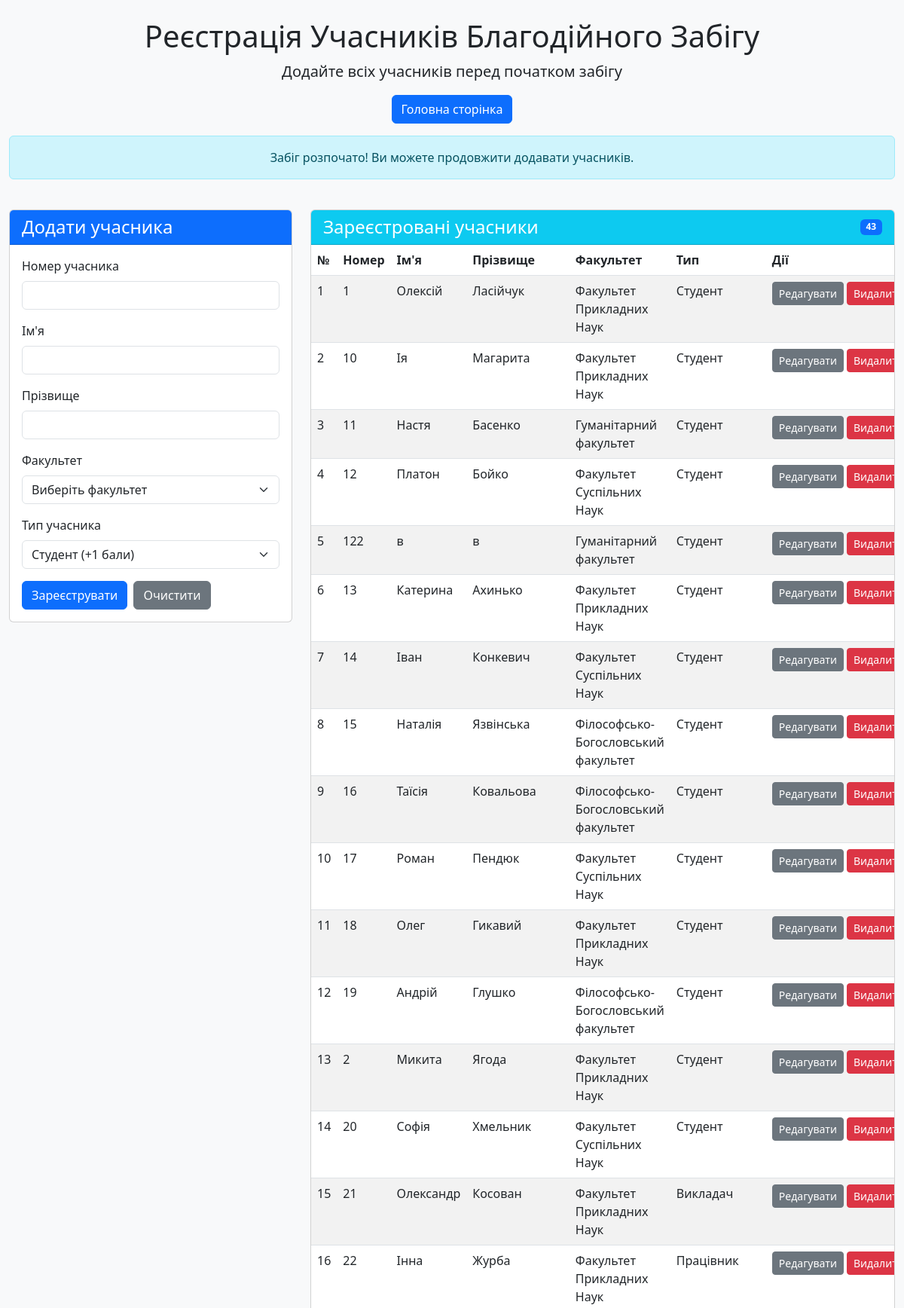
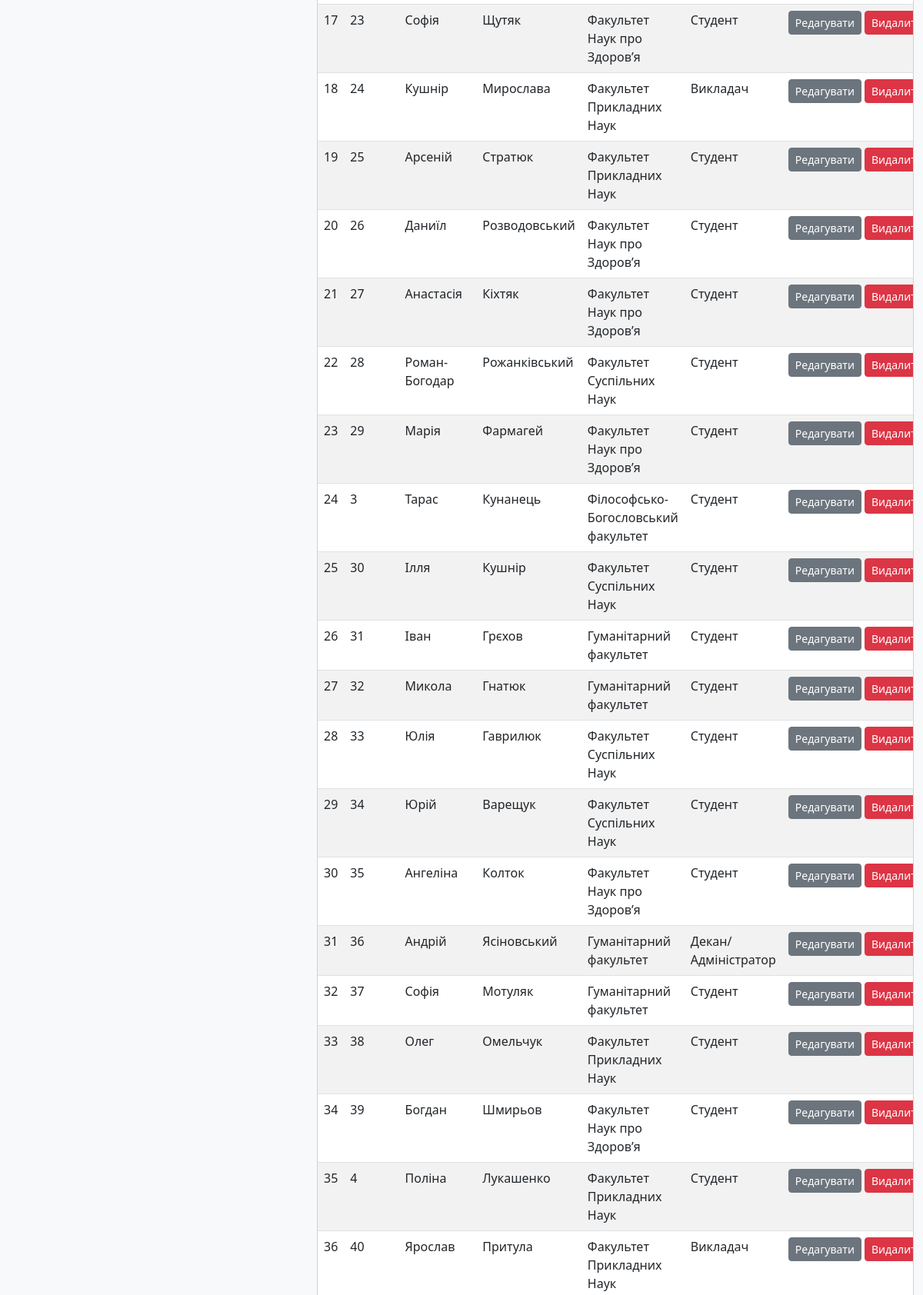
/participants (upper part), run on the app's committed database (2 pictures, top to bottom).
### tables this page shows
CREATE TABLE participants (
            id INTEGER PRIMARY KEY AUTOINCREMENT,
            number TEXT UNIQUE NOT NULL,
            first_name TEXT NOT NULL,
            last_name TEXT NOT NULL,
            faculty TEXT NOT NULL,
            participant_type TEXT NOT NULL,
            registration_time DATETIME DEFAULT CURRENT_TIMESTAMP
        );

### app.py (the view)
@app.route('/participants')
def participants():
    conn = get_db_connection()
    participants = conn.execute(
        'SELECT * FROM participants ORDER BY number'
    ).fetchall()
    status = conn.execute('SELECT status, registration_open FROM event_status WHERE id = 1').fetchone()
    conn.close()
    return render_template(
        'participants.html',
        participants=participants,
        faculties=FACULTIES,
        participant_types=PARTICIPANT_TYPES,
        event_status=status
    )

### app.py (called while the page is built)
def get_db_connection():
    conn = sqlite3.connect(app.config['DATABASE'])
    conn.row_factory = sqlite3.Row
    return conn

### templates/participants.html (shortened to what this page needs)
<!DOCTYPE html>
<html lang="uk">
<head>
    <link href="https://cdn.jsdelivr.net/npm/bootstrap@5.3.0/dist/css/bootstrap.min.css" rel="stylesheet">
    <link rel="stylesheet" href="{{ url_for('static', filename='css/style.css') }}">
</head>
<body>
    <div class="container-fluid py-4">
        <div class="row">
            <div class="col-12 text-center mb-4">
                <h1>Реєстрація Учасників Благодійного Забігу</h1>
                <p class="lead">Додайте всіх учасників перед початком забігу</p>
                <div class="d-flex justify-content-center gap-3 mb-3">
                    <a href="/" class="btn btn-primary">Головна сторінка</a>
                </div>
                {% if event_status.status == 'running' %}
                <div class="alert alert-info">
                    Забіг розпочато! Ви можете продовжити додавати учасників.
                </div>
                {% endif %}
            </div>
        </div>
        <div class="row">
            <div class="col-lg-4 mb-4">
                <div class="card">
                    <div class="card-header bg-primary text-white">
                        <h2 class="h4 mb-0">Додати учасника</h2>
                    </div>
                    <div class="card-body">
                        <form id="registration-form">
                            <div class="mb-3">
                                <label for="participant-number" class="form-label">Номер учасника</label>
                                <input type="text" class="form-control" id="participant-number" required>
                            </div>
                            <div class="mb-3">
                                <label for="participant-first-name" class="form-label">Ім'я</label>
                                <input type="text" class="form-control" id="participant-first-name" required>
                            </div>
                            <div class="mb-3">
                                <label for="participant-last-name" class="form-label">Прізвище</label>
                                <input type="text" class="form-control" id="participant-last-name" required>
                            </div>
                            <div class="mb-3">
                                <label for="participant-faculty" class="form-label">Факультет</label>
                                <select class="form-select" id="participant-faculty" required>
                                    <option value="" selected disabled>Виберіть факультет</option>
                                </select>
                            </div>
                            <div class="mb-3">
                                <label for="participant-type" class="form-label">Тип учасника</label>
                                <select class="form-select" id="participant-type" required>
                                    {% for id, details in participant_types.items() %}
                                    <option value="{{ id }}">{{ details.name }} (+{{ details.points }} бали)</option>
                                    {% endfor %}
                                </select>
                            </div>
                            <div class="d-flex gap-2">
                                <button type="submit" class="btn btn-primary" id="submit-btn">Зареєструвати</button>
                                <button type="button" class="btn btn-secondary" id="reset-form-btn">Очистити</button>
                            </div>
                        </form>
                    </div>
                </div>
            </div>
            <div class="col-lg-8 mb-4">
                <div class="card">
                    <div class="card-header bg-info text-white d-flex justify-content-between align-items-center">
                        <h2 class="h4 mb-0">Зареєстровані учасники</h2>
                        <span class="badge bg-primary" id="participants-count">{{ participants|length }}</span>
                    </div>
                    <div class="card-body p-0">
                        {% if participants|length > 0 %}
                        <div class="table-responsive">
                            <table class="table table-striped table-hover mb-0" id="participants-table">
                                <thead>
                                    <tr>
                                        <th>№</th>
                                        <th>Номер</th>
                                        <th>Ім'я</th>
                                        <th>Прізвище</th>
                                        <th>Факультет</th>
                                        <th>Тип</th>
                                        <th>Дії</th>
                                    </tr>
                                </thead>
                                <tbody id="participants-body">
                                    {% for p in participants %}
                                    <tr data-id="{{ p.id }}">
                                        <td>{{ loop.index }}</td>
                                        <td>{{ p.number }}</td>
                                        <td>{{ p.first_name }}</td>
                                        <td>{{ p.last_name }}</td>
                                        <td>{{ p.faculty }}</td>
                                        <td>{{ participant_types[p.participant_type].name }}</td>
                                        <td>
                                            <div class="d-flex gap-1">
                                                <button class="btn btn-sm btn-secondary edit-btn" data-id="{{ p.id }}">
                                                    Редагувати
                                                </button>
                                                <button class="btn btn-sm btn-danger delete-btn" data-id="{{ p.id }}">
                                                    Видалити
                                                </button>
                                            </div>
                                        </td>
                                    </tr>
                                    {% endfor %}
                                </tbody>
                            </table>
                        </div>
                        {% else %}
                        <div class="text-center p-4">
                            <p>Ще немає зареєстрованих учасників</p>
                        </div>
                        {% endif %}
                    </div>
                </div>
            </div>
        </div>
    </div>
</body>
</html>

### static/css/style.css (style rules this page uses)
body { background-color: #f8f9fa; }

### data on the page
participants: number "1", first_name "Олексій", last_name "Ласійчук", faculty "Факультет Прикладних Наук", participant_type "Студент"
participants: number "10", first_name "Ія", last_name "Магарита", faculty "Факультет Прикладних Наук", participant_type "Студент"
participants: number "11", first_name "Настя", last_name "Басенко", faculty "Гуманітарний факультет", participant_type "Студент"
participants: number "12", first_name "Платон", last_name "Бойко", faculty "Факультет Суспільних Наук", participant_type "Студент"
participants: number "122", first_name "в", last_name "в", faculty "Гуманітарний факультет", participant_type "Студент"
participants: number "13", first_name "Катерина", last_name "Ахинько", faculty "Факультет Прикладних Наук", participant_type "Студент"
participants: number "14", first_name "Іван", last_name "Конкевич", faculty "Факультет Суспільних Наук", participant_type "Студент"
participants: number "15", first_name "Наталія", last_name "Язвінська", faculty "Філософсько-Богословський факультет", participant_type "Студент"
participants: number "16", first_name "Таїсія", last_name "Ковальова", faculty "Філософсько-Богословський факультет", participant_type "Студент"
participants: number "17", first_name "Роман", last_name "Пендюк", faculty "Факультет Суспільних Наук", participant_type "Студент"
participants: number "18", first_name "Олег", last_name "Гикавий", faculty "Факультет Прикладних Наук", participant_type "Студент"
participants: number "19", first_name "Андрій", last_name "Глушко", faculty "Філософсько-Богословський факультет", participant_type "Студент"
participants: number "2", first_name "Микита", last_name "Ягода", faculty "Факультет Прикладних Наук", participant_type "Студент"
participants: number "20", first_name "Софія", last_name "Хмельник", faculty "Факультет Суспільних Наук", participant_type "Студент"
participants: number "21", first_name "Олександр", last_name "Косован", faculty "Факультет Прикладних Наук", participant_type "Викладач"
participants: number "22", first_name "Інна", last_name "Журба", faculty "Факультет Прикладних Наук", participant_type "Працівник"
participants: number "23", first_name "Софія", last_name "Щутяк", faculty "Факультет Наук про Здоровʼя", participant_type "Студент"
participants: number "24", first_name "Кушнір", last_name "Мирослава", faculty "Факультет Прикладних Наук", participant_type "Викладач"
participants: number "25", first_name "Арсеній", last_name "Стратюк", faculty "Факультет Прикладних Наук", participant_type "Студент"
participants: number "26", first_name "Даниїл", last_name "Розводовський", faculty "Факультет Наук про Здоровʼя", participant_type "Студент"
participants: number "27", first_name "Анастасія", last_name "Кіхтяк", faculty "Факультет Наук про Здоровʼя", participant_type "Студент"
participants: number "28", first_name "Роман-Богодар", last_name "Рожанківський", faculty "Факультет Суспільних Наук", participant_type "Студент"
participants: number "29", first_name "Марія", last_name "Фармагей", faculty "Факультет Наук про Здоровʼя", participant_type "Студент"
participants: number "3", first_name "Тарас", last_name "Кунанець", faculty "Філософсько-Богословський факультет", participant_type "Студент"
participants: number "30", first_name "Ілля", last_name "Кушнір", faculty "Факультет Суспільних Наук", participant_type "Студент"
participants: number "31", first_name "Іван", last_name "Грєхов", faculty "Гуманітарний факультет", participant_type "Студент"
participants: number "32", first_name "Микола", last_name "Гнатюк", faculty "Гуманітарний факультет", participant_type "Студент"
participants: number "33", first_name "Юлія", last_name "Гаврилюк", faculty "Факультет Суспільних Наук", participant_type "Студент"
participants: number "34", first_name "Юрій", last_name "Варещук", faculty "Факультет Суспільних Наук", participant_type "Студент"
participants: number "35", first_name "Ангеліна", last_name "Колток", faculty "Факультет Наук про Здоровʼя", participant_type "Студент"
participants: number "36", first_name "Андрій", last_name "Ясіновський", faculty "Гуманітарний факультет", participant_type "Декан/Адміністратор"
participants: number "37", first_name "Софія", last_name "Мотуляк", faculty "Гуманітарний факультет", participant_type "Студент"
participants: number "38", first_name "Олег", last_name "Омельчук", faculty "Факультет Прикладних Наук", participant_type "Студент"
participants: number "39", first_name "Богдан", last_name "Шмирьов", faculty "Факультет Наук про Здоровʼя", participant_type "Студент"
participants: number "4", first_name "Поліна", last_name "Лукашенко", faculty "Факультет Прикладних Наук", participant_type "Студент"
participants: number "40", first_name "Ярослав", last_name "Притула", faculty "Факультет Прикладних Наук", participant_type "Викладач"

### other printed values
{{ participants|length }} "43"
form field value "Студент (+1 бали)"
